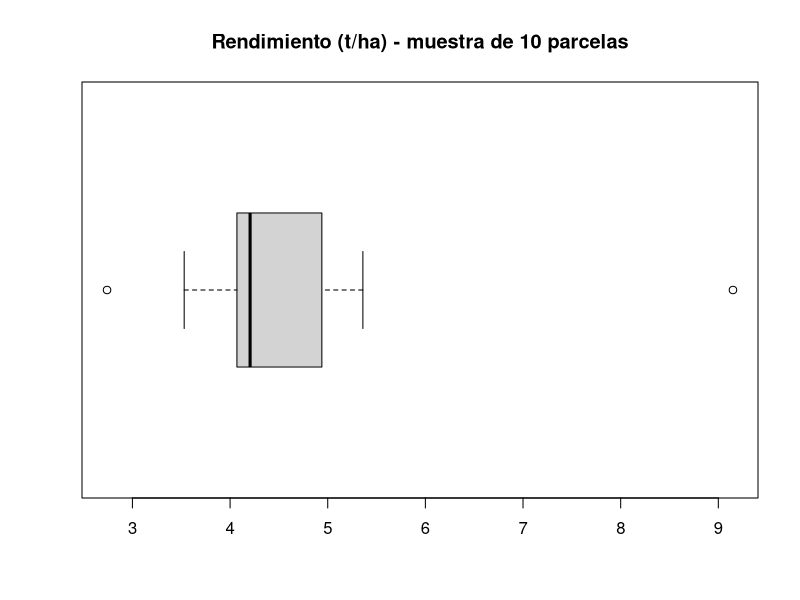

The R source for this figure:

# Verificación de la muestra de 10 parcelas con R
# Estadística Aplicada - Ingeniería Agrícola

m <- read.csv("muestra10.csv")
y <- m$rendimiento

# Estadísticas descriptivas
media <- mean(y)
mediana <- median(y)
varianza <- var(y)
de <- sd(y)
cv <- 100 * de / media

# Cuartiles y rango intercuartílico
q <- quantile(y, c(0.25, 0.75), type = 7)
ric <- q[2] - q[1]

# Límites de Tukey
li <- q[1] - 1.5 * ric
ls <- q[2] + 1.5 * ric

# Resultados
cat("n =", length(y), "media =", round(media, 3),
    "mediana =", round(mediana, 3), "\n")

cat("Varianza =", round(varianza, 4),
    "Desv. estándar =", round(de, 4),
    "CV =", round(cv, 2), "%\n")

cat("Q1 =", round(q[1], 4),
    "Q3 =", round(q[2], 4),
    "RIC =", round(ric, 4), "\n")

cat("Límite inferior =", round(li, 4),
    "Límite superior =", round(ls, 4), "\n")

cat("Atípicos:",
    m$parcela[y < li | y > ls], "\n")

# Media por riego
print(tapply(y, m$riego, mean))

# Diagrama de caja
boxplot(y, horizontal = TRUE,
        main = "Rendimiento (t/ha) - muestra de 10 parcelas")
